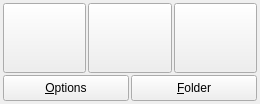
<?xml version="1.0" encoding="UTF-8"?>
<ui version="4.0">
 <class>LightscreenWindowClass</class>
 <widget class="QMainWindow" name="LightscreenWindowClass">
  <property name="geometry">
   <rect>
    <x>0</x>
    <y>0</y>
    <width>260</width>
    <height>104</height>
   </rect>
  </property>
  <property name="sizePolicy">
   <sizepolicy hsizetype="Fixed" vsizetype="Fixed">
    <horstretch>0</horstretch>
    <verstretch>0</verstretch>
   </sizepolicy>
  </property>
  <property name="minimumSize">
   <size>
    <width>260</width>
    <height>0</height>
   </size>
  </property>
  <property name="windowTitle">
   <string>Lightscreen</string>
  </property>
  <property name="windowIcon">
   <iconset resource="lightscreen.qrc">
    <normaloff>:/icons/lightscreen</normaloff>:/icons/lightscreen</iconset>
  </property>
  <property name="animated">
   <bool>false</bool>
  </property>
  <property name="unifiedTitleAndToolBarOnMac">
   <bool>true</bool>
  </property>
  <widget class="QWidget" name="centralWidget">
   <layout class="QGridLayout" name="gridLayout">
    <property name="leftMargin">
     <number>3</number>
    </property>
    <property name="topMargin">
     <number>3</number>
    </property>
    <property name="rightMargin">
     <number>3</number>
    </property>
    <property name="bottomMargin">
     <number>3</number>
    </property>
    <property name="spacing">
     <number>2</number>
    </property>
    <item row="0" column="1">
     <widget class="QPushButton" name="areaPushButton">
      <property name="sizePolicy">
       <sizepolicy hsizetype="Expanding" vsizetype="Expanding">
        <horstretch>0</horstretch>
        <verstretch>0</verstretch>
       </sizepolicy>
      </property>
      <property name="minimumSize">
       <size>
        <width>70</width>
        <height>70</height>
       </size>
      </property>
      <property name="toolTip">
       <string>Area capture</string>
      </property>
      <property name="whatsThis">
       <string>Capture a specific area of your desktop, resize and move it around!</string>
      </property>
      <property name="text">
       <string/>
      </property>
      <property name="iconSize">
       <size>
        <width>64</width>
        <height>64</height>
       </size>
      </property>
      <property name="shortcut">
       <string>Ctrl+A</string>
      </property>
      <property name="autoDefault">
       <bool>false</bool>
      </property>
     </widget>
    </item>
    <item row="0" column="2">
     <widget class="QPushButton" name="windowPushButton">
      <property name="sizePolicy">
       <sizepolicy hsizetype="Expanding" vsizetype="Expanding">
        <horstretch>0</horstretch>
        <verstretch>0</verstretch>
       </sizepolicy>
      </property>
      <property name="minimumSize">
       <size>
        <width>70</width>
        <height>70</height>
       </size>
      </property>
      <property name="toolTip">
       <string>Pick window</string>
      </property>
      <property name="whatsThis">
       <string>Drop the picker onto a window to capture it.</string>
      </property>
      <property name="iconSize">
       <size>
        <width>64</width>
        <height>64</height>
       </size>
      </property>
      <property name="shortcut">
       <string>Ctrl+P</string>
      </property>
      <property name="autoDefault">
       <bool>false</bool>
      </property>
     </widget>
    </item>
    <item row="1" column="0" colspan="3">
     <layout class="QHBoxLayout" name="bottomButtonLayout">
      <property name="spacing">
       <number>2</number>
      </property>
      <item>
       <widget class="QPushButton" name="optionsPushButton">
        <property name="sizePolicy">
         <sizepolicy hsizetype="Expanding" vsizetype="Fixed">
          <horstretch>0</horstretch>
          <verstretch>0</verstretch>
         </sizepolicy>
        </property>
        <property name="minimumSize">
         <size>
          <width>0</width>
          <height>26</height>
         </size>
        </property>
        <property name="toolTip">
         <string>Configure Lightscreen</string>
        </property>
        <property name="text">
         <string>&amp;Options</string>
        </property>
        <property name="shortcut">
         <string>Ctrl+O</string>
        </property>
        <property name="autoDefault">
         <bool>false</bool>
        </property>
       </widget>
      </item>
      <item>
       <widget class="QPushButton" name="folderPushButton">
        <property name="sizePolicy">
         <sizepolicy hsizetype="Expanding" vsizetype="Fixed">
          <horstretch>0</horstretch>
          <verstretch>0</verstretch>
         </sizepolicy>
        </property>
        <property name="minimumSize">
         <size>
          <width>0</width>
          <height>26</height>
         </size>
        </property>
        <property name="toolTip">
         <string>Open the current Screenshot folder</string>
        </property>
        <property name="text">
         <string>&amp;Folder</string>
        </property>
        <property name="shortcut">
         <string>Ctrl+F</string>
        </property>
        <property name="autoDefault">
         <bool>false</bool>
        </property>
       </widget>
      </item>
     </layout>
    </item>
    <item row="0" column="0">
     <widget class="QPushButton" name="screenPushButton">
      <property name="sizePolicy">
       <sizepolicy hsizetype="Expanding" vsizetype="Expanding">
        <horstretch>0</horstretch>
        <verstretch>0</verstretch>
       </sizepolicy>
      </property>
      <property name="minimumSize">
       <size>
        <width>70</width>
        <height>70</height>
       </size>
      </property>
      <property name="toolTip">
       <string>Fullscreen capture</string>
      </property>
      <property name="whatsThis">
       <string>Take a screenshot of your entire desktop.</string>
      </property>
      <property name="iconSize">
       <size>
        <width>64</width>
        <height>64</height>
       </size>
      </property>
      <property name="shortcut">
       <string>Ctrl+S</string>
      </property>
      <property name="autoDefault">
       <bool>false</bool>
      </property>
     </widget>
    </item>
   </layout>
  </widget>
 </widget>
 <layoutdefault spacing="6" margin="11"/>
 <resources>
  <include location="lightscreen.qrc"/>
 </resources>
 <connections/>
</ui>
